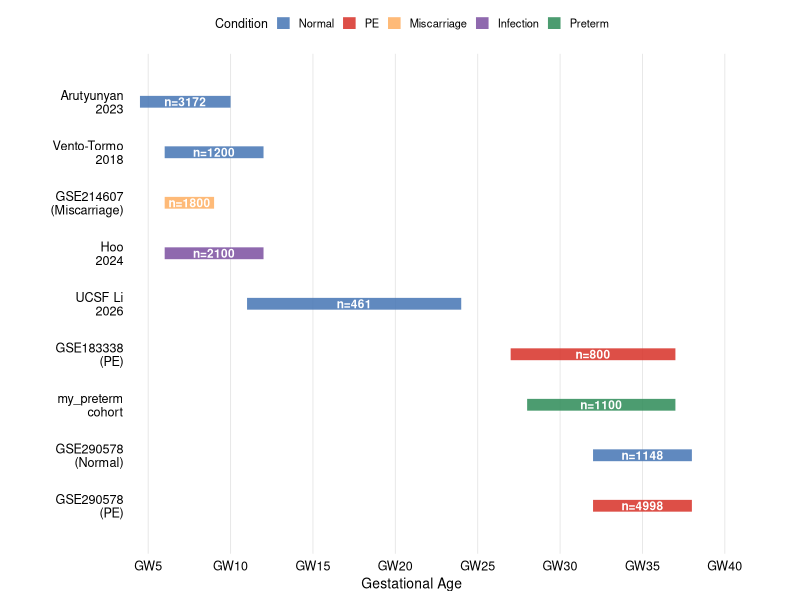

This figure's R source:
#!/usr/bin/env Rscript
# Figure 1A: Data overview schematic — gestational timeline + dataset bar chart
library(ggplot2); library(dplyr)

# ---- Dataset info ----
datasets <- data.frame(
  name = c("Arutyunyan\n2023","Vento-Tormo\n2018","UCSF Li\n2026","GSE290578\n(Normal)","GSE290578\n(PE)","GSE214607\n(Miscarriage)","Hoo\n2024","GSE183338\n(PE)","my_preterm\ncohort"),
  gw_start = c(4.5, 6, 11, 32, 32, 6, 6, 27, 28),
  gw_end   = c(10, 12, 24, 38, 38, 9, 12, 37, 37),
  n_cells  = c(3172, 1200, 461, 1148, 4998, 1800, 2100, 800, 1100),
  type     = c("Normal","Normal","Normal","Normal","PE","Miscarriage","Infection","PE","Preterm"),
  tech     = c("snRNA-seq","scRNA-seq","snRNA-seq","scRNA-seq","scRNA-seq","scRNA-seq","scRNA-seq","snRNA-seq","scRNA-seq"),
  stringsAsFactors = FALSE
)

datasets$type <- factor(datasets$type, levels=c("Normal","PE","Miscarriage","Infection","Preterm"))
type_cols <- c("Normal"="#4575B4","PE"="#D73027","Miscarriage"="#FDAE61","Infection"="#7B4FA0","Preterm"="#2D8B57")

# Sort by gestational age
datasets <- datasets[order(datasets$gw_start),]
datasets$y_pos <- nrow(datasets):1

p <- ggplot(datasets) +
  # Gestational week axis segments
  geom_segment(aes(x=gw_start, xend=gw_end, y=y_pos, yend=y_pos, color=type),
               linewidth=4, alpha=0.85) +
  # Cell count labels
  geom_text(aes(x=(gw_start+gw_end)/2, y=y_pos, label=paste0("n=", n_cells)),
            color="white", size=3, fontface="bold") +
  # Dataset name on the left
  geom_text(aes(x=3.5, y=y_pos, label=name), hjust=1, size=3.2, lineheight=0.9) +
  scale_color_manual(values=type_cols, name="Condition") +
  scale_x_continuous(breaks=seq(5,40,5), limits=c(0,42),
                     labels=paste0("GW", seq(5,40,5))) +
  scale_y_continuous(limits=c(0.5, nrow(datasets)+0.5)) +
  labs(x="Gestational Age", y="") +
  theme_minimal() +
  theme(
    text=element_text(size=11),
    axis.text.y=element_blank(),
    axis.ticks.y=element_blank(),
    axis.text.x=element_text(color="black", size=9),
    axis.title.x=element_text(size=10),
    legend.position="top",
    legend.title=element_text(size=9),
    legend.text=element_text(size=8),
    legend.key.size=unit(0.3,"cm"),
    panel.grid.major.y=element_blank(),
    panel.grid.minor=element_blank(),
    panel.grid.major.x=element_line(color="grey90", linewidth=0.3)
  )

FIGDIR <- '/home/weijuan/文档/胎盘单细胞数据/ucsf_integration/figures'
ggsave(file.path(FIGDIR,"Fig1A_data_overview.png"), p, w=8, h=4.5, dpi=300, bg="white")
cat("Saved Fig1A_data_overview.png\n")
